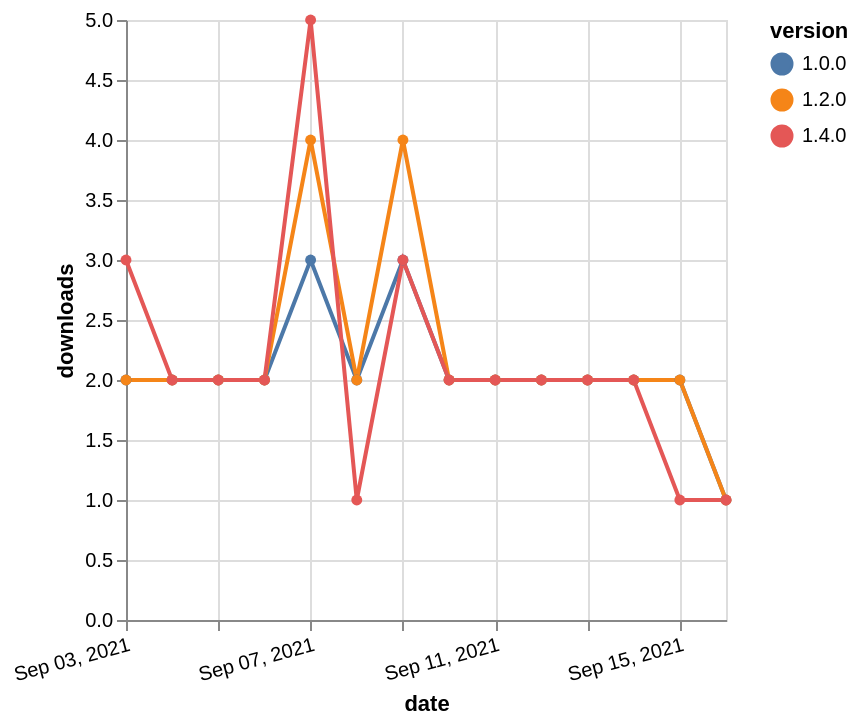

Vega-Lite specification for this chart:
### Vega-Lite specification from a JSON file in a GitHub repository (floating-point values rounded to 4 significant figures)
{"$schema": "https://vega.github.io/schema/vega-lite/v5.json", "description": "A simple bar chart with embedded data.", "data": {"values": [{"date": "2021-09-03", "total": 991, "delta": 2, "version": "1.0.0"}, {"date": "2021-09-04", "total": 993, "delta": 2, "version": "1.0.0"}, {"date": "2021-09-05", "total": 995, "delta": 2, "version": "1.0.0"}, {"date": "2021-09-06", "total": 997, "delta": 2, "version": "1.0.0"}, {"date": "2021-09-07", "total": 1000, "delta": 3, "version": "1.0.0"}, {"date": "2021-09-08", "total": 1002, "delta": 2, "version": "1.0.0"}, {"date": "2021-09-09", "total": 1005, "delta": 3, "version": "1.0.0"}, {"date": "2021-09-10", "total": 1007, "delta": 2, "version": "1.0.0"}, {"date": "2021-09-11", "total": 1009, "delta": 2, "version": "1.0.0"}, {"date": "2021-09-12", "total": 1011, "delta": 2, "version": "1.0.0"}, {"date": "2021-09-13", "total": 1013, "delta": 2, "version": "1.0.0"}, {"date": "2021-09-14", "total": 1015, "delta": 2, "version": "1.0.0"}, {"date": "2021-09-15", "total": 1017, "delta": 2, "version": "1.0.0"}, {"date": "2021-09-16", "total": 1018, "delta": 1, "version": "1.0.0"}, {"date": "2021-09-03", "total": 682, "delta": 2, "version": "1.2.0"}, {"date": "2021-09-04", "total": 684, "delta": 2, "version": "1.2.0"}, {"date": "2021-09-05", "total": 686, "delta": 2, "version": "1.2.0"}, {"date": "2021-09-06", "total": 688, "delta": 2, "version": "1.2.0"}, {"date": "2021-09-07", "total": 692, "delta": 4, "version": "1.2.0"}, {"date": "2021-09-08", "total": 694, "delta": 2, "version": "1.2.0"}, {"date": "2021-09-09", "total": 698, "delta": 4, "version": "1.2.0"}, {"date": "2021-09-10", "total": 700, "delta": 2, "version": "1.2.0"}, {"date": "2021-09-11", "total": 702, "delta": 2, "version": "1.2.0"}, {"date": "2021-09-12", "total": 704, "delta": 2, "version": "1.2.0"}, {"date": "2021-09-13", "total": 706, "delta": 2, "version": "1.2.0"}, {"date": "2021-09-14", "total": 708, "delta": 2, "version": "1.2.0"}, {"date": "2021-09-15", "total": 710, "delta": 2, "version": "1.2.0"}, {"date": "2021-09-16", "total": 711, "delta": 1, "version": "1.2.0"}, {"date": "2021-09-03", "total": 207, "delta": 3, "version": "1.4.0"}, {"date": "2021-09-04", "total": 209, "delta": 2, "version": "1.4.0"}, {"date": "2021-09-05", "total": 211, "delta": 2, "version": "1.4.0"}, {"date": "2021-09-06", "total": 213, "delta": 2, "version": "1.4.0"}, {"date": "2021-09-07", "total": 218, "delta": 5, "version": "1.4.0"}, {"date": "2021-09-08", "total": 219, "delta": 1, "version": "1.4.0"}, {"date": "2021-09-09", "total": 222, "delta": 3, "version": "1.4.0"}, {"date": "2021-09-10", "total": 224, "delta": 2, "version": "1.4.0"}, {"date": "2021-09-11", "total": 226, "delta": 2, "version": "1.4.0"}, {"date": "2021-09-12", "total": 228, "delta": 2, "version": "1.4.0"}, {"date": "2021-09-13", "total": 230, "delta": 2, "version": "1.4.0"}, {"date": "2021-09-14", "total": 232, "delta": 2, "version": "1.4.0"}, {"date": "2021-09-15", "total": 233, "delta": 1, "version": "1.4.0"}, {"date": "2021-09-16", "total": 234, "delta": 1, "version": "1.4.0"}]}, "width": "container", "mark": {"type": "line", "point": {"filled": true}}, "encoding": {"x": {"field": "date", "type": "temporal", "timeUnit": "yearmonthdate", "title": "date", "axis": {"labelAngle": -15}}, "y": {"field": "delta", "type": "quantitative", "title": "downloads"}, "color": {"field": "version", "type": "nominal"}, "tooltip": {"field": "delta"}}}
